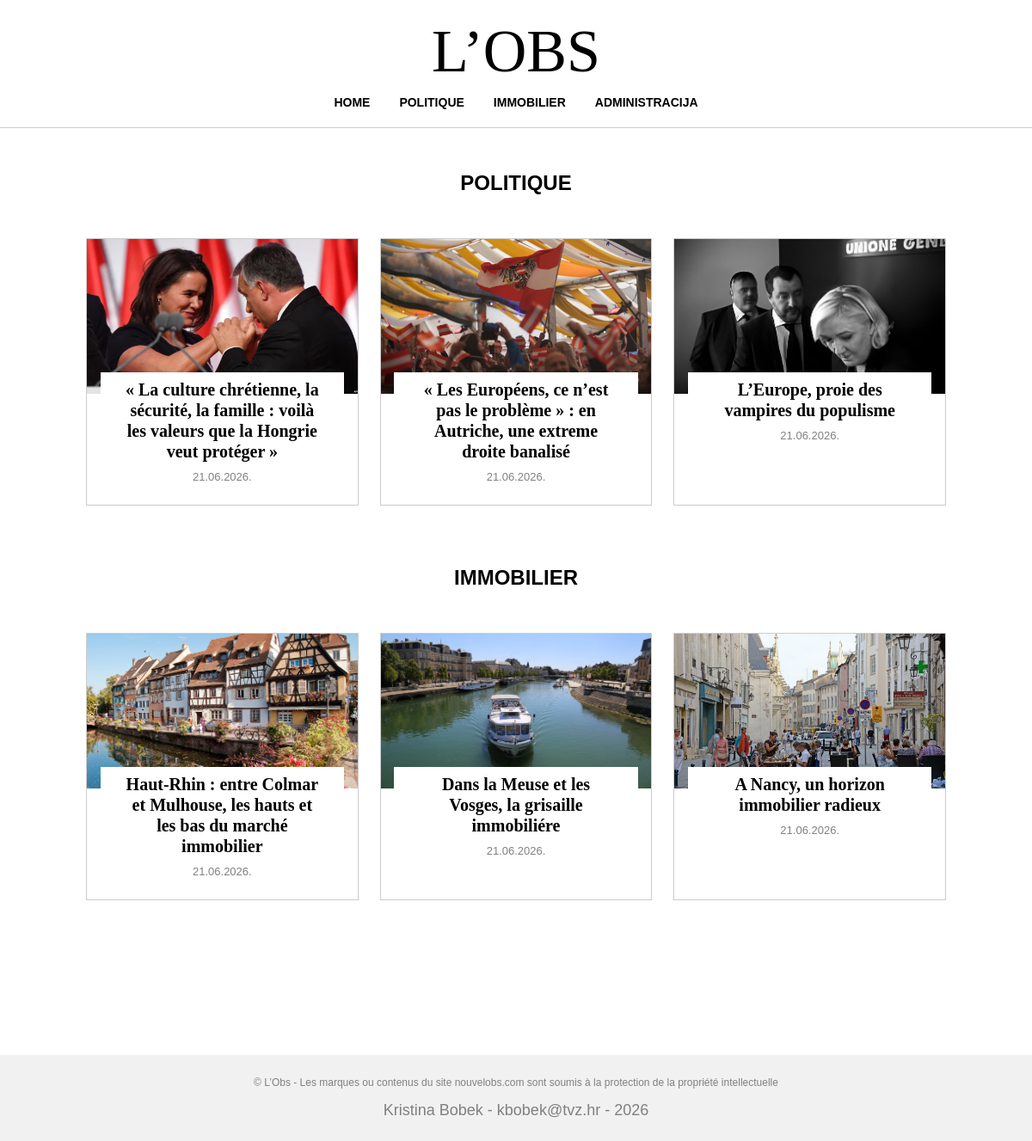
The page / on the database its author committed.
### tables this page shows
CREATE TABLE `vijesti` (
  `id` int(11) NOT NULL,
  `datum` varchar(32) NOT NULL,
  `naslov` varchar(255) NOT NULL,
  `sazetak` text NOT NULL,
  `tekst` text NOT NULL,
  `slika` varchar(255) NOT NULL,
  `kategorija` varchar(64) NOT NULL,
  `prikaz` tinyint(1) NOT NULL
);

### index.php (the view, shortened to what this page needs)
<?php
include 'connect.php';
?>
<!DOCTYPE html>
<html lang="en">
<head>
    <link rel="stylesheet" type="text/css" href="style.css">
</head>
<body>
  <header>
    <h1>L’OBS</h1>
    <nav>
        <ul>
            <li><a href="index.php">HOME</a></li>
            <li><a href="kategorija.php?kategorija=Politique">POLITIQUE</a></li>
            <li><a href="kategorija.php?kategorija=Immobilier">IMMOBILIER</a></li>
            <li><a href="administrator.php">ADMINISTRACIJA</a></li>
        </ul>
    </nav>
  </header>
  <main>
    <section>
        <h2>POLITIQUE</h2>
        <div class="container">
            <?php
            $query="SELECT * FROM vijesti WHERE prikaz=0 AND kategorija='Politique' LIMIT 3";
            $rezultat=mysqli_query($dbc,$query);
            while($row=mysqli_fetch_array($rezultat)){
            ?>
            <article>
                <img src="images/<?php echo $row['slika'];?>" alt="slika">
                <div class="tekst">
                    <h3><a href="clanak.php?id=<?php echo $row['id']; ?>">
                        <?php echo $row['naslov']; ?>
                    </a></h3>
                <p><?php echo $row['datum']; ?></p>
                </div>
            </article>
            <?php } ?>
        </div>
    </section>
    <section>
        <h2>IMMOBILIER</h2>
        <div class="container">
            <?php
            $query="SELECT * FROM vijesti WHERE prikaz=0 AND kategorija='Immobilier' LIMIT 3";
            $rezultat=mysqli_query($dbc,$query);
            while($row=mysqli_fetch_array($rezultat)){
            ?>
            <article>
                <img src="images/<?php echo $row['slika'];?>" alt="slika">
                <div class="tekst">
                    <h3><a href="clanak.php?id=<?php echo $row['id']; ?>">
                        <?php echo $row['naslov']; ?>
                    </a></h3>
                <p><?php echo $row['datum']; ?></p>
                </div>
            </article>
            <?php } ?>
        </div>
    </section>
  </main>
  <footer>
    © L’Obs - Les marques ou contenus du site nouvelobs.com sont soumis à la protection de la propriété intellectuelle
    <p>Kristina Bobek - kbobek@tvz.hr - 2026</p>
  </footer>
</body>
</html>

### style.css (style rules this page uses)
* { margin:0; padding:0; box-sizing:border-box; }
body { font-family:Georgia, 'Times New Roman', Times, serif; background:white; min-height: 100vh; display:flex; flex-direction:column; }
header { background:white; text-align:center; padding:20px 0; border-bottom: 1px solid #cccccc; }
header h1 { font-size:70px; font-weight:normal; margin-bottom:10px; }
nav ul { list-style:none; }
nav ul li { display: inline-block; margin:0 15px; }
nav ul li a { text-decoration: none; color:black; font-family:Arial, Helvetica, sans-serif; font-size:14px; font-weight: bold; }
main { width:1000px; margin:50px auto; flex:1; }
section { margin-bottom: 70px; }
section h2 { text-align:center; font-family: Arial, Helvetica, sans-serif; font-size: 24px; margin-bottom: 50px; }
.container { display:flex; justify-content: space-between; gap: 25px; }
article { width:33%; background:white; border:1px solid #cccccc; position:relative; padding-bottom:120px; }
article img { width:100%; height:180px; object-fit: cover; display:block; }
.tekst { margin:-25px auto -120px auto; width:90%; position:relative; z-index:2; background:white; text-align:center; padding:8px 10px 15px 10px; }
.tekst h3 { padding: 15px; text-align: center; font-size: 20px; line-height: 1.2; margin-top:-15px; }
.tekst a { color:black; text-decoration: none; }
.tekst p { text-align: center; font-family:Arial, Helvetica, sans-serif; color:gray; font-size:13px; margin-top:-5px; padding-bottom:10px; }
footer { font-family:Arial, Helvetica, sans-serif; margin-top: auto; text-align:center; background:#f1f1f1; color:gray; padding:25px; font-size:12px; margin-top:60px; }
footer p { margin-top:15px; font-size:18px; }

### rows shown on the page
vijesti: slika (picture), naslov "« La culture chrétienne, la sécurité, la famille : voilà les valeurs que la Hongrie veut protéger »", datum "21.06.2026."
vijesti: slika (picture), naslov "« Les Européens, ce n’est pas le problème » : en Autriche, une extreme droite banalisé", datum "21.06.2026."
vijesti: slika (picture), naslov "L’Europe, proie des vampires du populisme", datum "21.06.2026."
vijesti: slika (picture), naslov "Haut-Rhin : entre Colmar et Mulhouse, les hauts et les bas du marché immobilier", datum "21.06.2026."
vijesti: slika (picture), naslov "Dans la Meuse et les Vosges, la grisaille immobiliére", datum "21.06.2026."
vijesti: slika (picture), naslov "A Nancy, un horizon immobilier radieux", datum "21.06.2026."
